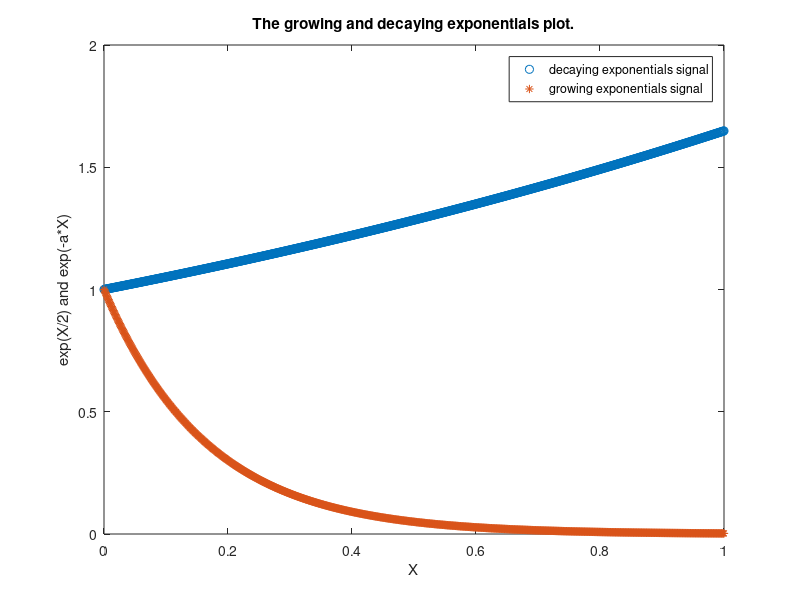

Write MATLAB code to recreate this figure.
% Prompt the continuous the growing exponential signal 
X = 0:0.001:1; 
Y = exp(X/2); 
plot(X,Y,'o');
% Prompt the continuous decaying exponentials signal 
hold on;
a = 6;
Z = exp(-a*X); 
plot(X,Z ,'*'); 
legend('decaying exponentials signal', 'growing exponentials signal'); 
xlabel('X');
ylabel('exp(X/2) and exp(-a*X)');
title('The growing and decaying exponentials plot.');
